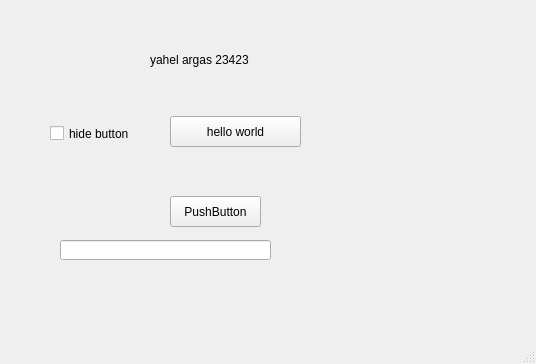
<?xml version="1.0" encoding="UTF-8"?>
<ui version="4.0">
 <class>MainWindow</class>
 <widget class="QMainWindow" name="MainWindow">
  <property name="geometry">
   <rect>
    <x>0</x>
    <y>0</y>
    <width>536</width>
    <height>364</height>
   </rect>
  </property>
  <property name="windowTitle">
   <string>MainWindow</string>
  </property>
  <widget class="QWidget" name="centralwidget">
   <widget class="QLabel" name="label_to_edit">
    <property name="geometry">
     <rect>
      <x>150</x>
      <y>39</y>
      <width>201</width>
      <height>41</height>
     </rect>
    </property>
    <property name="text">
     <string>yahel argas 23423</string>
    </property>
   </widget>
   <widget class="QPushButton" name="hello_world_button">
    <property name="geometry">
     <rect>
      <x>170</x>
      <y>116</y>
      <width>131</width>
      <height>31</height>
     </rect>
    </property>
    <property name="text">
     <string>hello world</string>
    </property>
   </widget>
   <widget class="QCheckBox" name="checkBox">
    <property name="geometry">
     <rect>
      <x>50</x>
      <y>123</y>
      <width>91</width>
      <height>21</height>
     </rect>
    </property>
    <property name="text">
     <string>hide button</string>
    </property>
   </widget>
   <widget class="QPushButton" name="pushButton">
    <property name="geometry">
     <rect>
      <x>170</x>
      <y>196</y>
      <width>91</width>
      <height>31</height>
     </rect>
    </property>
    <property name="text">
     <string>PushButton</string>
    </property>
   </widget>
   <widget class="QLineEdit" name="lineEdit">
    <property name="geometry">
     <rect>
      <x>60</x>
      <y>240</y>
      <width>211</width>
      <height>20</height>
     </rect>
    </property>
   </widget>
  </widget>
  <widget class="QStatusBar" name="statusbar"/>
 </widget>
 <resources/>
 <connections/>
</ui>
